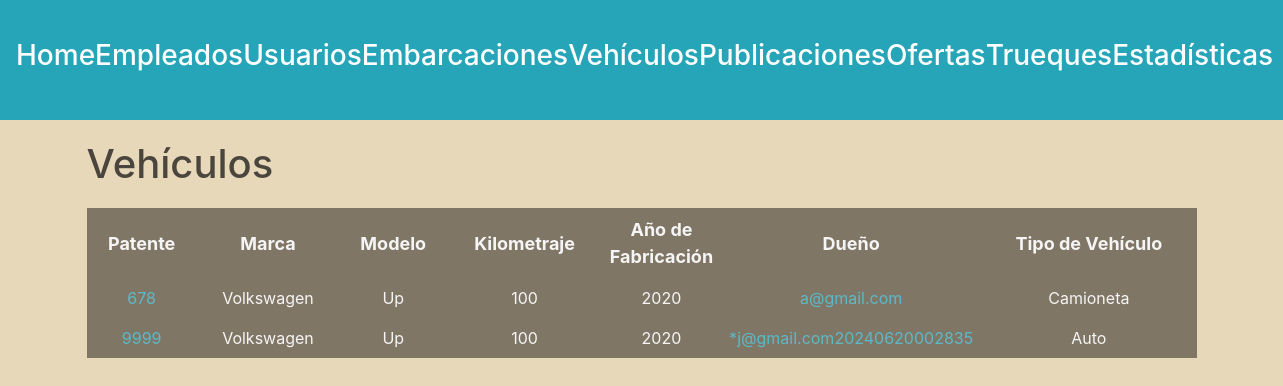
Screenshot of /administrador/vehiculos/ (signed in) with the database file from the repository.
### vehiculos/models.py (models this page shows)
class Vehiculo(models.Model):
    patente = models.CharField(max_length=100, unique=True)
    marca = models.CharField(max_length=100)
    modelo = models.CharField(max_length=100)
    tipo = models.ForeignKey(TipoVehiculo, on_delete=models.SET_NULL, null=True)
    año_fabricacion = models.DecimalField(max_digits=4, decimal_places=0, default=2000)
    kilometraje = models.DecimalField(max_digits=10, decimal_places=0, default=0)
    dueño = models.ForeignKey(Usuario, on_delete=models.CASCADE)

class TipoVehiculo(models.Model):
    clase = models.CharField(max_length=50, unique=True)

### usuarios/models.py (models this page shows, shortened)
class Usuario(AbstractBaseUser, PermissionsMixin):
    nombre = models.CharField(max_length=50)
    apellido = models.CharField(max_length=50)
    fecha_nacimiento = models.DateField()
    telefono = models.CharField(max_length=13)
    mail = models.EmailField(max_length=50, unique=True)
    password = models.CharField(max_length=128)
    is_staff= models.BooleanField(default=False)
    is_blocked= models.BooleanField(default=False)
    USERNAME_FIELD = 'mail'
    REQUIRED_FIELDS = ['nombre', 'apellido', 'fecha_nacimiento', 'telefono']

### administrador/views.py (the view)
# urls.py: path('administrador/vehiculos/', views.listar_vehiculos, name='lista vehiculos'),
@login_required(login_url=reverse_lazy('home'))
def listar_vehiculos(request):
    user = request.user
    if not user.is_superuser:
        return redirect('home')
    vehiculos = Vehiculo.objects.exclude(patente__startswith='*')
    return render(request, 'vehicles.html', {'vehiculos': vehiculos})

### autenticacion/backend.py (called while the page is built)
    def get_user(self, user_id):
        UserModel = get_user_model()
        try:
            return UserModel.objects.get(pk=user_id)
        except UserModel.DoesNotExist:
            return None

### administrador/templates/vehicles.html (shortened to what this page needs)
{% extends 'layouts/navbar.html' %}
{% block content %}
<div class="header">
    <h1>Vehículos</h1>
</div>
{% if vehiculos %}
    <table>
        <thead>
            <tr>
                <th>Patente</th>
                <th>Marca</th>
                <th>Modelo</th>
                <th>Kilometraje</th>
                <th>Año de Fabricación</th>
                <th>Dueño</th>
                <th>Tipo de Vehículo</th>
            </tr>
        </thead>
        <tbody>
            {% for vehiculo in vehiculos %}
                <tr>
                    <td>
                        <a href="{% url 'ver detalle vehiculo' vehiculo.id 0 %}"> {{vehiculo.patente}} </a>
                    </td>
                    <td>{{ vehiculo.marca }}</td>
                    <td>{{ vehiculo.modelo }}</td>
                    <td>{{ vehiculo.kilometraje }}</td>
                    <td>{{ vehiculo.año_fabricacion }}</td>
                    <td>
                        <a href="{% url 'ver perfil' vehiculo.dueño.id %}"> {{vehiculo.dueño}} </a>
                    </td>
                    <td>{{ vehiculo.tipo.clase }}</td>
                </tr>
            {% endfor %}
        </tbody>
    </table>
{% else %}
    <h3>No existen vehículos en la plataforma.</h3>
{% endif %}
{% endblock %}

### administrador/static/styles/main.css (style rules this page uses)
:root { --azul1: #6785b4; --azul2: #26a5b9; --azul3: #a9cecf; --gris: #c4c4be8c; --arena: #c8baa0; }
body { background: #e8d8ba !important; color: #fff; font-family: arial; margin: 0; }
.header { display: flex; justify-content: space-between; align-items: center; margin-bottom: 20px; }
.header h1 { color: #4b463d; margin: 0; }
table { width: 100%; background: #807666; color: whitesmoke; padding: 10px; margin-bottom: 2px; }
table thead th { font-size: 18px; }
table tbody td { font-size: 16px; }
table th, table td { padding: 8px; text-align: center; }
a:link, a:visited { color: #5cb9c7; font-size: 16px; }
td:nth-child(5), td:nth-child(6) { width: 100px; }

### rows the page displays
Vehiculo: patente "678", marca "Volkswagen", modelo "Up", kilometraje "100", año_fabricacion "2020", dueño "a@gmail.com", tipo.clase "Camioneta"
Vehiculo: patente "9999", marca "Volkswagen", modelo "Up", kilometraje "100", año_fabricacion "2020", dueño "*j@gmail.com20240620002835", tipo.clase "Auto"
